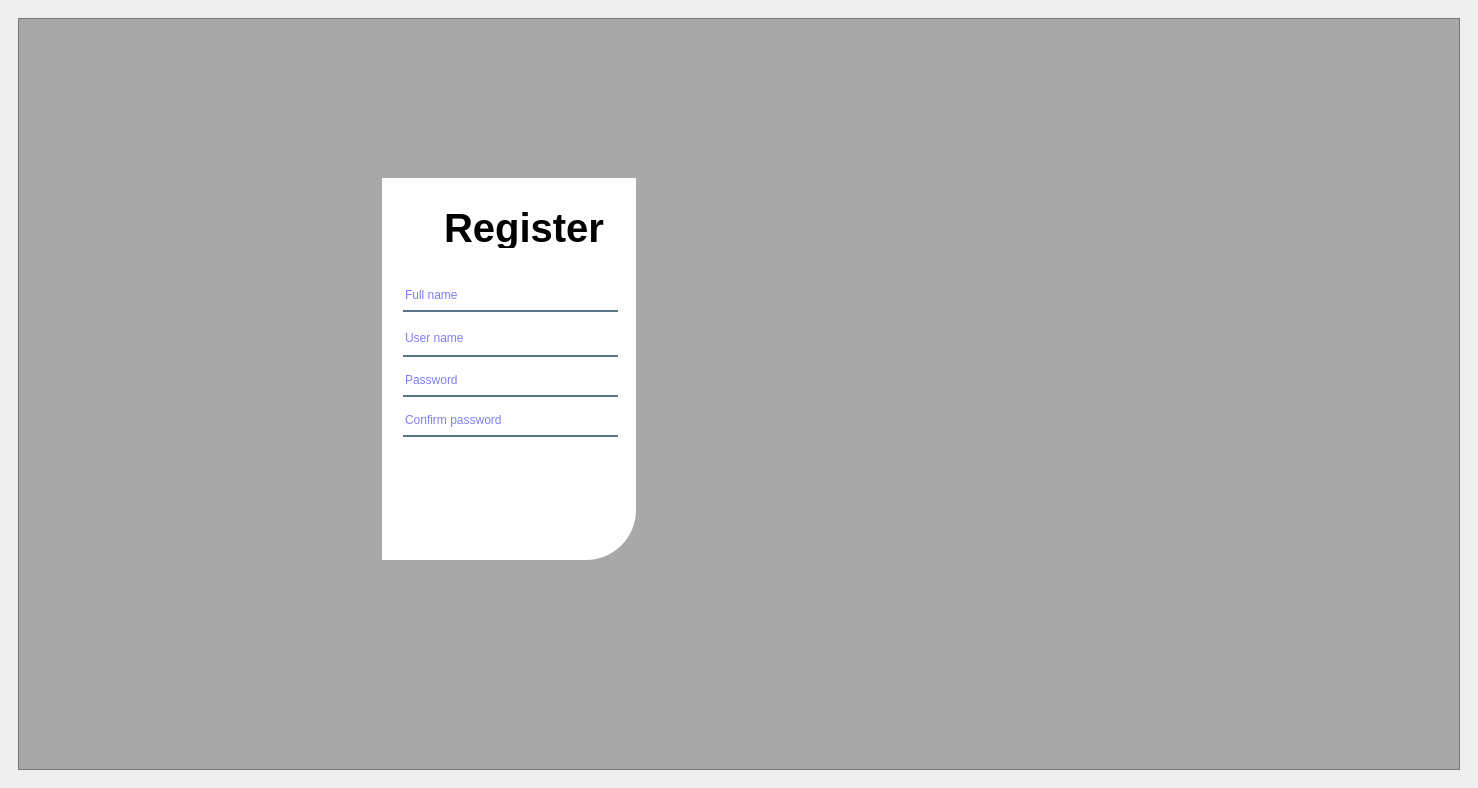
<?xml version="1.0" encoding="UTF-8"?>
<ui version="4.0">
 <class>MainWindow</class>
 <widget class="QMainWindow" name="MainWindow">
  <property name="geometry">
   <rect>
    <x>0</x>
    <y>0</y>
    <width>1478</width>
    <height>788</height>
   </rect>
  </property>
  <property name="windowTitle">
   <string>MainWindow</string>
  </property>
  <property name="styleSheet">
   <string notr="true">#widget
{

border-image: url(:/anh/neneee.png);
}
#frame
{
background-color: rgba(0, 0, 0, 0.3);

}
#widget_4
{
border-image: url(:/anh/tay.png);
 border-top-left-radius: 50px;

}
#widget_5
{

    background-color: #fefeff;
    border-bottom-right-radius: 50px;
}
QPushButton#B1 {
    background-color: qlineargradient(spread:pad, x1:0, y1:0.505682, x2:1, y2:0.477, 
                                      stop:0 rgba(11, 131, 120, 219), 
                                      stop:1 rgba(85, 98, 112, 226));
    color: rgba(255, 255, 255, 210);
    border-radius: 5px;
}

QPushButton#B1:hover {
    background-color: qlineargradient(spread:pad, x1:0, y1:0.505682, x2:1, y2:0.477, 
                                      stop:0 rgba(150, 123, 111, 219), 
                                      stop:1 rgba(85, 81, 84, 226));
}

QPushButton#B1:pressed {
    padding-left: 5px;
    padding-top: 5px;
    background-color: rgba(150, 123, 111, 255);
}
QPushButton#B2 {
    background-color: qlineargradient(spread:pad, x1:0, y1:0.505682, x2:1, y2:0.477, 
                                      stop:0 rgba(11, 131, 120, 219), 
                                      stop:1 rgba(85, 98, 112, 226));
    color: rgba(255, 255, 255, 210);
    border-radius: 5px;
}

QPushButton#B2:hover {
    background-color: qlineargradient(spread:pad, x1:0, y1:0.505682, x2:1, y2:0.477, 
                                      stop:0 rgba(150, 123, 111, 219), 
                                      stop:1 rgba(85, 81, 84, 226));
}

QPushButton#B2:pressed {
    padding-left: 5px;
    padding-top: 5px;
    background-color: rgba(150, 123, 111, 255);
}
QPushButton#B3 {
    background-color: qlineargradient(spread:pad, x1:0, y1:0.505682, x2:1, y2:0.477, 
                                      stop:0 rgba(11, 131, 120, 219), 
                                      stop:1 rgba(85, 98, 112, 226));
    color: rgba(255, 255, 255, 210);
    border-radius: 5px;
}

QPushButton#B3:hover {
    background-color: qlineargradient(spread:pad, x1:0, y1:0.505682, x2:1, y2:0.477, 
                                      stop:0 rgba(150, 123, 111, 219), 
                                      stop:1 rgba(85, 81, 84, 226));
}

QPushButton#B3:pressed {
    padding-left: 5px;
    padding-top: 5px;
    background-color: rgba(150, 123, 111, 255);
}


</string>
  </property>
  <widget class="QWidget" name="centralwidget">
   <layout class="QHBoxLayout" name="horizontalLayout">
    <item>
     <widget class="QWidget" name="widget" native="true">
      <layout class="QHBoxLayout" name="horizontalLayout_2">
       <item>
        <widget class="QFrame" name="frame">
         <property name="frameShape">
          <enum>QFrame::StyledPanel</enum>
         </property>
         <property name="frameShadow">
          <enum>QFrame::Raised</enum>
         </property>
         <layout class="QHBoxLayout" name="horizontalLayout_3">
          <item>
           <widget class="QWidget" name="widget_2" native="true">
            <layout class="QHBoxLayout" name="horizontalLayout_4">
             <property name="spacing">
              <number>0</number>
             </property>
             <property name="leftMargin">
              <number>100</number>
             </property>
             <property name="topMargin">
              <number>150</number>
             </property>
             <property name="rightMargin">
              <number>100</number>
             </property>
             <property name="bottomMargin">
              <number>200</number>
             </property>
             <item>
              <widget class="QWidget" name="widget_4" native="true">
               <property name="sizePolicy">
                <sizepolicy hsizetype="Preferred" vsizetype="Preferred">
                 <horstretch>0</horstretch>
                 <verstretch>0</verstretch>
                </sizepolicy>
               </property>
              </widget>
             </item>
             <item>
              <widget class="QWidget" name="widget_5" native="true">
               <property name="sizePolicy">
                <sizepolicy hsizetype="Preferred" vsizetype="Preferred">
                 <horstretch>0</horstretch>
                 <verstretch>0</verstretch>
                </sizepolicy>
               </property>
               <layout class="QVBoxLayout" name="verticalLayout">
                <item>
                 <widget class="QWidget" name="widget_6" native="true">
                  <property name="sizePolicy">
                   <sizepolicy hsizetype="Preferred" vsizetype="Expanding">
                    <horstretch>0</horstretch>
                    <verstretch>0</verstretch>
                   </sizepolicy>
                  </property>
                  <property name="maximumSize">
                   <size>
                    <width>400</width>
                    <height>70</height>
                   </size>
                  </property>
                  <layout class="QVBoxLayout" name="verticalLayout_2">
                   <property name="leftMargin">
                    <number>50</number>
                   </property>
                   <property name="topMargin">
                    <number>20</number>
                   </property>
                   <property name="rightMargin">
                    <number>20</number>
                   </property>
                   <item alignment="Qt::AlignHCenter">
                    <widget class="QLabel" name="label_4">
                     <property name="font">
                      <font>
                       <pointsize>30</pointsize>
                       <weight>75</weight>
                       <bold>true</bold>
                      </font>
                     </property>
                     <property name="text">
                      <string>Register</string>
                     </property>
                    </widget>
                   </item>
                  </layout>
                 </widget>
                </item>
                <item>
                 <widget class="QWidget" name="widget_8" native="true">
                  <property name="sizePolicy">
                   <sizepolicy hsizetype="Preferred" vsizetype="Preferred">
                    <horstretch>0</horstretch>
                    <verstretch>0</verstretch>
                   </sizepolicy>
                  </property>
                  <property name="maximumSize">
                   <size>
                    <width>400</width>
                    <height>800</height>
                   </size>
                  </property>
                  <layout class="QVBoxLayout" name="verticalLayout_4">
                   <property name="spacing">
                    <number>0</number>
                   </property>
                   <property name="leftMargin">
                    <number>12</number>
                   </property>
                   <item>
                    <widget class="QLineEdit" name="Name_r">
                     <property name="sizePolicy">
                      <sizepolicy hsizetype="Fixed" vsizetype="Fixed">
                       <horstretch>0</horstretch>
                       <verstretch>0</verstretch>
                      </sizepolicy>
                     </property>
                     <property name="maximumSize">
                      <size>
                       <width>300</width>
                       <height>16777215</height>
                      </size>
                     </property>
                     <property name="styleSheet">
                      <string notr="true">background-color: rgba(0, 0, 0, 0);
border: none;
border-bottom: 2px solid rgba(46, 82, 101, 200);
color: rgba(0, 0, 240);
padding-bottom: 7px;
</string>
                     </property>
                     <property name="text">
                      <string/>
                     </property>
                     <property name="placeholderText">
                      <string>Full name</string>
                     </property>
                    </widget>
                   </item>
                   <item>
                    <widget class="QLineEdit" name="Username_r">
                     <property name="sizePolicy">
                      <sizepolicy hsizetype="Fixed" vsizetype="Fixed">
                       <horstretch>0</horstretch>
                       <verstretch>0</verstretch>
                      </sizepolicy>
                     </property>
                     <property name="maximumSize">
                      <size>
                       <width>300</width>
                       <height>30</height>
                      </size>
                     </property>
                     <property name="styleSheet">
                      <string notr="true">background-color: rgba(0, 0, 0, 0);
border: none;
border-bottom: 2px solid rgba(46, 82, 101, 200);
color: rgba(0, 0, 240);
padding-bottom: 7px;
</string>
                     </property>
                     <property name="placeholderText">
                      <string>User name</string>
                     </property>
                    </widget>
                   </item>
                   <item>
                    <widget class="QLineEdit" name="Password_r1">
                     <property name="sizePolicy">
                      <sizepolicy hsizetype="Maximum" vsizetype="Maximum">
                       <horstretch>0</horstretch>
                       <verstretch>0</verstretch>
                      </sizepolicy>
                     </property>
                     <property name="maximumSize">
                      <size>
                       <width>300</width>
                       <height>16777215</height>
                      </size>
                     </property>
                     <property name="styleSheet">
                      <string notr="true">background-color: rgba(0, 0, 0, 0);
border: none;
border-bottom: 2px solid rgba(46, 82, 101, 200);
color: rgba(0, 0, 240);
padding-bottom: 7px;
</string>
                     </property>
                     <property name="placeholderText">
                      <string>Password</string>
                     </property>
                    </widget>
                   </item>
                   <item>
                    <widget class="QLineEdit" name="Password_r2">
                     <property name="sizePolicy">
                      <sizepolicy hsizetype="Fixed" vsizetype="Fixed">
                       <horstretch>0</horstretch>
                       <verstretch>0</verstretch>
                      </sizepolicy>
                     </property>
                     <property name="maximumSize">
                      <size>
                       <width>300</width>
                       <height>16777215</height>
                      </size>
                     </property>
                     <property name="styleSheet">
                      <string notr="true">background-color: rgba(0, 0, 0, 0);
border: none;
border-bottom: 2px solid rgba(46, 82, 101, 200);
color: rgba(0, 0, 240);
padding-bottom: 7px;
</string>
                     </property>
                     <property name="text">
                      <string/>
                     </property>
                     <property name="placeholderText">
                      <string>Confirm password</string>
                     </property>
                    </widget>
                   </item>
                  </layout>
                 </widget>
                </item>
                <item>
                 <widget class="QWidget" name="widget_7" native="true">
                  <property name="sizePolicy">
                   <sizepolicy hsizetype="Fixed" vsizetype="Fixed">
                    <horstretch>0</horstretch>
                    <verstretch>0</verstretch>
                   </sizepolicy>
                  </property>
                  <property name="maximumSize">
                   <size>
                    <width>500</width>
                    <height>80</height>
                   </size>
                  </property>
                  <layout class="QVBoxLayout" name="verticalLayout_3">
                   <property name="spacing">
                    <number>0</number>
                   </property>
                   <property name="leftMargin">
                    <number>70</number>
                   </property>
                   <property name="topMargin">
                    <number>20</number>
                   </property>
                   <property name="rightMargin">
                    <number>50</number>
                   </property>
                   <property name="bottomMargin">
                    <number>20</number>
                   </property>
                   <item>
                    <widget class="QPushButton" name="B3">
                     <property name="sizePolicy">
                      <sizepolicy hsizetype="Fixed" vsizetype="Fixed">
                       <horstretch>0</horstretch>
                       <verstretch>0</verstretch>
                      </sizepolicy>
                     </property>
                     <property name="maximumSize">
                      <size>
                       <width>300</width>
                       <height>100</height>
                      </size>
                     </property>
                     <property name="font">
                      <font>
                       <pointsize>11</pointsize>
                       <weight>75</weight>
                       <bold>true</bold>
                      </font>
                     </property>
                     <property name="styleSheet">
                      <string notr="true">QPushButton#pushButton {
    background-color: qlineargradient(spread:pad, x1:0, y1:0.505682, x2:1, y2:0.477, 
                                      stop:0 rgba(11, 131, 120, 219), 
                                      stop:1 rgba(85, 98, 112, 226));
    color: rgba(255, 255, 255, 210);
    border-radius: 5px;
}

QPushButton#pushButton:hover {
    background-color: qlineargradient(spread:pad, x1:0, y1:0.505682, x2:1, y2:0.477, 
                                      stop:0 rgba(150, 123, 111, 219), 
                                      stop:1 rgba(85, 81, 84, 226));
}

QPushButton#pushButton:pressed {
    padding-left: 5px;
    padding-top: 5px;
    background-color: rgba(150, 123, 111, 255);
}
</string>
                     </property>
                     <property name="text">
                      <string>Register</string>
                     </property>
                     <property name="iconSize">
                      <size>
                       <width>30</width>
                       <height>16</height>
                      </size>
                     </property>
                    </widget>
                   </item>
                  </layout>
                 </widget>
                </item>
               </layout>
              </widget>
             </item>
            </layout>
           </widget>
          </item>
          <item>
           <widget class="QWidget" name="widget_3" native="true"/>
          </item>
         </layout>
        </widget>
       </item>
      </layout>
     </widget>
    </item>
   </layout>
  </widget>
 </widget>
 <resources>
  <include location="resources.qrc"/>
 </resources>
 <connections/>
</ui>
